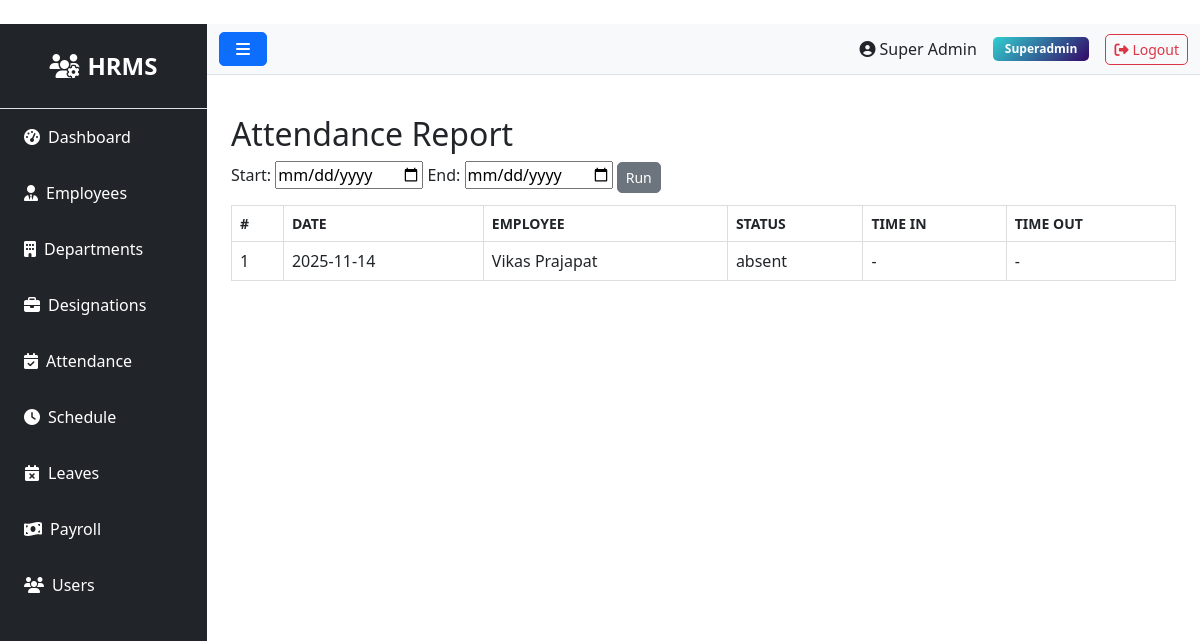
The page /attendance/report (signed in) on the database as committed earlier.
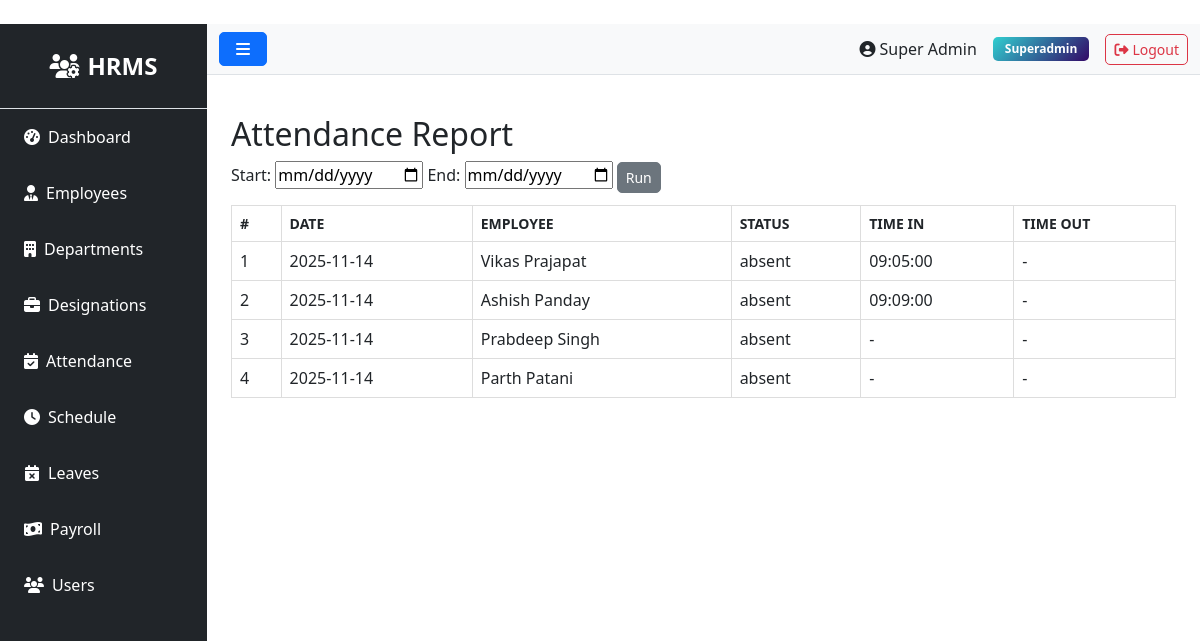
The same page on the database as committed later.
### models.py (models this page shows, shortened)
class User(UserMixin, db.Model):
    __tablename__ = 'users'
    id = db.Column(db.Integer, primary_key=True)
    role_id = db.Column(db.Integer, db.ForeignKey('roles.id'), nullable=False)
    name = db.Column(db.String(100), nullable=False)
    email = db.Column(db.String(100), unique=True, nullable=False)
    phone = db.Column(db.String(20))
    status = db.Column(db.String(20), default='active')
    password = db.Column(db.String(255), nullable=False)
    remember_token = db.Column(db.String(100))
    email_verified_at = db.Column(db.DateTime)
    created_at = db.Column(db.DateTime, default=datetime.utcnow)
    updated_at = db.Column(db.DateTime, default=datetime.utcnow, onupdate=datetime.utcnow)

class Role(db.Model):
    __tablename__ = 'roles'
    id = db.Column(db.Integer, primary_key=True)
    name = db.Column(db.String(50), unique=True, nullable=False)
    description = db.Column(db.Text)
    created_at = db.Column(db.DateTime, default=datetime.utcnow)
    updated_at = db.Column(db.DateTime, default=datetime.utcnow, onupdate=datetime.utcnow)
    users = db.relationship('User', backref='role', lazy=True)

class Attendance(db.Model):
    __tablename__ = 'attendances'
    id = db.Column(db.Integer, primary_key=True)
    employee_id = db.Column(db.Integer, db.ForeignKey('employees.id'), nullable=False)
    date = db.Column(db.Date, nullable=False)
    time_in = db.Column(db.Time)
    time_out = db.Column(db.Time)
    status = db.Column(db.String(20))  # present, absent, holiday, weekend
    description = db.Column(db.Text)  # For holiday name or other notes
    created_at = db.Column(db.DateTime, default=datetime.utcnow)
    updated_at = db.Column(db.DateTime, default=datetime.utcnow, onupdate=datetime.utcnow)

class Employee(db.Model):
    __tablename__ = 'employees'
    id = db.Column(db.Integer, primary_key=True)
    department_id = db.Column(db.Integer, db.ForeignKey('departments.id'))
    designation_id = db.Column(db.Integer, db.ForeignKey('designations.id'))
    schedule_id = db.Column(db.Integer, db.ForeignKey('schedules.id'))
    firstname = db.Column(db.String(100), nullable=False)
    lastname = db.Column(db.String(100), nullable=False)
    unique_id = db.Column(db.String(50), unique=True)
    email = db.Column(db.String(100), unique=True)
    phone = db.Column(db.String(20))
    address = db.Column(db.Text)
    dob = db.Column(db.Date)
    gender = db.Column(db.String(10))
    religion = db.Column(db.String(50))
    marital = db.Column(db.String(20))
    image = db.Column(db.String(255))  # Store image filename
    status = db.Column(db.String(20), default='active')
    created_at = db.Column(db.DateTime, default=datetime.utcnow)
    updated_at = db.Column(db.DateTime, default=datetime.utcnow, onupdate=datetime.utcnow)
    attendances = db.relationship('Attendance', backref='employee', lazy=True, cascade='all, delete-orphan')
    checks = db.relationship('Check', backref='employee', lazy=True, cascade='all, delete-orphan')
    salary = db.relationship('Salary', backref='employee', uselist=False, cascade='all, delete-orphan')
    leaves = db.relationship('Leave', backref='employee', lazy=True, cascade='all, delete-orphan')
    late_times = db.relationship('LateTime', backref='employee', lazy=True, cascade='all, delete-orphan')
    over_times = db.relationship('OverTime', backref='employee', lazy=True, cascade='all, delete-orphan')
    payrolls = db.relationship('Payroll', backref='employee', lazy=True, cascade='all, delete-orphan')

### routes/attendance.py (the view)
@bp.route('/report')
@login_required
def report():
    start_date = request.args.get('start_date')
    end_date = request.args.get('end_date')
    query = Attendance.query
    if start_date and end_date:
        query = query.filter(Attendance.date.between(start_date, end_date))
    attendances = query.all()
    return render_template('admin/attendance/report.html', attendances=attendances)

### app.py (called while the page is built)
@login_manager.user_loader
def load_user(user_id):
    try:
        return db.session.get(User, int(user_id))
    except Exception as e:
        app.logger.error(f'Error loading user {user_id}: {str(e)}')
        return None

@app.context_processor
def inject_user():
    return dict(current_user=current_user)

### templates/admin/attendance/report.html (shortened to what this page needs)
﻿{% extends "base.html" %}
{% block content %}
<h2>Attendance Report</h2>
<form method="get" action="{{ url_for('attendance.report') }}" style="margin-bottom:12px;">
	<label for="start_date">Start:</label>
	<input type="date" id="start_date" name="start_date" value="{{ request.args.get('start_date','') }}">
	<label for="end_date">End:</label>
	<input type="date" id="end_date" name="end_date" value="{{ request.args.get('end_date','') }}">
	<button class="btn btn-sm btn-secondary" type="submit">Run</button>
</form>
<table class="table" style="width:100%; border-collapse: collapse;">
	<thead>
		<tr>
			<th style="border:1px solid #ddd;padding:8px;">#</th>
			<th style="border:1px solid #ddd;padding:8px;">Date</th>
			<th style="border:1px solid #ddd;padding:8px;">Employee</th>
			<th style="border:1px solid #ddd;padding:8px;">Status</th>
			<th style="border:1px solid #ddd;padding:8px;">Time In</th>
			<th style="border:1px solid #ddd;padding:8px;">Time Out</th>
		</tr>
	</thead>
	<tbody>
		{% if attendances %}
			{% for a in attendances %}
				<tr>
					<td style="border:1px solid #ddd;padding:8px;">{{ loop.index }}</td>
					<td style="border:1px solid #ddd;padding:8px;">{{ a.date }}</td>
					<td style="border:1px solid #ddd;padding:8px;">{{ a.employee.firstname }} {{ a.employee.lastname }}</td>
					<td style="border:1px solid #ddd;padding:8px;">{{ a.status or 'present' }}</td>
					<td style="border:1px solid #ddd;padding:8px;">{{ a.time_in or '-' }}</td>
					<td style="border:1px solid #ddd;padding:8px;">{{ a.time_out or '-' }}</td>
				</tr>
			{% endfor %}
		{% else %}
			<tr><td colspan="6" style="padding:8px;">No records found for the selected range.</td></tr>
		{% endif %}
	</tbody>
</table>
{% endblock %}

### templates/base.html (shortened to what this page needs)
<!DOCTYPE html>
<html lang="en">
<head>
    <link href="https://cdn.jsdelivr.net/npm/bootstrap@5.3.0/dist/css/bootstrap.min.css" rel="stylesheet">
    <link rel="stylesheet" href="https://cdnjs.cloudflare.com/ajax/libs/font-awesome/6.4.0/css/all.min.css">
    <link rel="stylesheet" href="{{ url_for('static', filename='css/style.css') }}">
</head>
<body>
    {% if current_user.is_authenticated %}
    <div class="d-flex" id="wrapper">
        <div class="bg-dark text-white" id="sidebar-wrapper">
            <div class="sidebar-heading text-center py-4 fs-4 fw-bold border-bottom">
                <i class="fas fa-users-cog me-2"></i>HRMS
            </div>
            <div class="list-group list-group-flush">
                <a href="{{ url_for('admin.' + current_user.role.name + '_dashboard') }}" class="list-group-item list-group-item-action bg-dark text-white">
                    <i class="fas fa-tachometer-alt me-2"></i>Dashboard
                </a>
                {% if current_user.role.name in ['superadmin', 'admin', 'hr'] %}
                <a href="{{ url_for('employee.index') }}" class="list-group-item list-group-item-action bg-dark text-white">
                    <i class="fas fa-user-tie me-2"></i>Employees
                </a>
                <a href="{{ url_for('department.index') }}" class="list-group-item list-group-item-action bg-dark text-white">
                    <i class="fas fa-building me-2"></i>Departments
                </a>
                <a href="{{ url_for('designation.index') }}" class="list-group-item list-group-item-action bg-dark text-white">
                    <i class="fas fa-briefcase me-2"></i>Designations
                </a>
                {% endif %}
                {% if current_user.role.name in ['superadmin', 'admin', 'moderator'] %}
                <a href="{{ url_for('attendance.index') }}" class="list-group-item list-group-item-action bg-dark text-white">
                    <i class="fas fa-calendar-check me-2"></i>Attendance
                </a>
                <a href="{{ url_for('schedule.index') }}" class="list-group-item list-group-item-action bg-dark text-white">
                    <i class="fas fa-clock me-2"></i>Schedule
                </a>
                {% endif %}
                {% if current_user.role.name in ['superadmin', 'admin', 'hr'] %}
                <a href="{{ url_for('leave.index') }}" class="list-group-item list-group-item-action bg-dark text-white">
                    <i class="fas fa-calendar-times me-2"></i>Leaves
                </a>
                {% endif %}
                {% if current_user.role.name in ['superadmin', 'admin', 'payroll'] %}
                <a href="{{ url_for('payroll.index') }}" class="list-group-item list-group-item-action bg-dark text-white">
                    <i class="fas fa-money-bill-wave me-2"></i>Payroll
                </a>
                {% endif %}
                {% if current_user.role.name in ['superadmin', 'admin'] %}
                <a href="{{ url_for('user.index') }}" class="list-group-item list-group-item-action bg-dark text-white">
                    <i class="fas fa-users me-2"></i>Users
                </a>
                {% endif %}
            </div>
        </div>
        <div id="page-content-wrapper" class="w-100">
            <nav class="navbar navbar-expand-lg navbar-light bg-light border-bottom">
                <div class="container-fluid">
                    <button class="btn btn-primary" id="menu-toggle">
                        <i class="fas fa-bars"></i>
                    </button>
                    <div class="ms-auto d-flex align-items-center">
                        <span class="me-3">
                            <i class="fas fa-user-circle me-1"></i>{{ current_user.name }}
                        </span>
                        <span class="badge bg-info me-3">{{ current_user.role.name|title }}</span>
                        <a href="{{ url_for('auth.logout') }}" class="btn btn-outline-danger btn-sm">
                            <i class="fas fa-sign-out-alt me-1"></i>Logout
                        </a>
                    </div>
                </div>
            </nav>
            <div class="container-fluid p-4">
                {% block content %}{% endblock %}
            </div>
        </div>
    </div>
    {% endif %}
</body>
</html>

### static/css/style.css (style rules this page uses)
#wrapper { min-height: 100vh; }
#sidebar-wrapper { min-height: 100vh; width: 250px; transition: margin 0.3s ease-in-out; }
#sidebar-wrapper .sidebar-heading { padding: 0.875rem 1.25rem; font-size: 1.2rem; }
#page-content-wrapper { min-width: 0; width: 100%; }
.list-group-item { border: none; padding: 1rem 1.5rem; }
.table { background-color: white; }
.table thead th { border-bottom: 2px solid #dee2e6; font-weight: 600; text-transform: uppercase; font-size: 0.875rem; }
.btn { border-radius: 5px; padding: 0.5rem 1rem; }
.btn-sm { padding: 0.25rem 0.5rem; }
.badge { padding: 0.5em 1em; border-radius: 5px; }
.bg-info { background: linear-gradient(135deg, #30cfd0 0%, #330867 100%) !important; }

Rows that differ between the two databases and show on the page:
changed Attendance "Vikas": time_in "-" → "09:05:00"
added Attendance: date "2025-11-14", employee.firstname "Ashish", employee.lastname "Panday", status "absent", time_in "09:09:00", time_out "-"
added Attendance: date "2025-11-14", employee.firstname "Prabdeep", employee.lastname "Singh", status "absent", time_in "-", time_out "-"
added Attendance: date "2025-11-14", employee.firstname "Parth", employee.lastname "Patani", status "absent", time_in "-", time_out "-"
